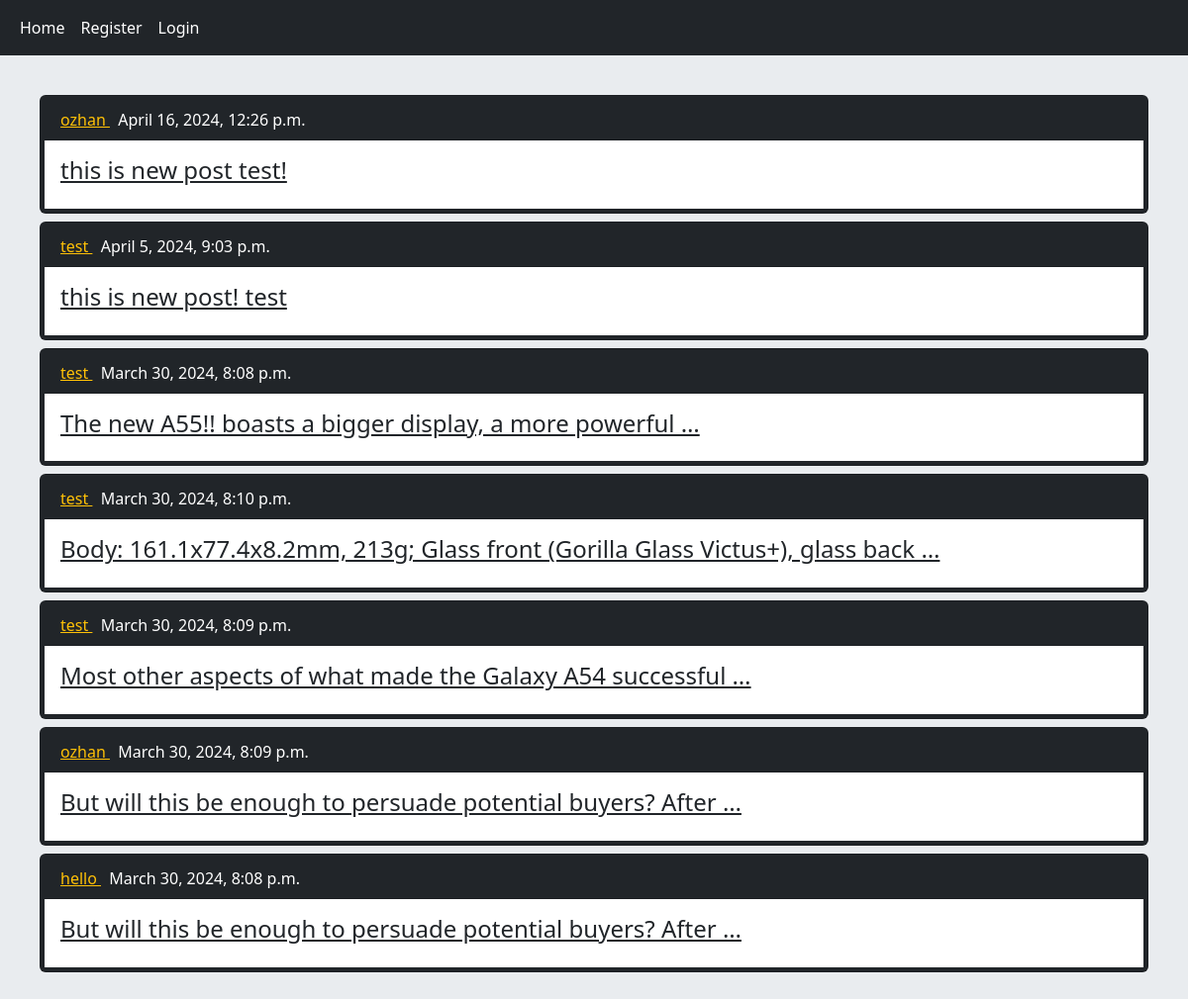
The app's page /, older data.
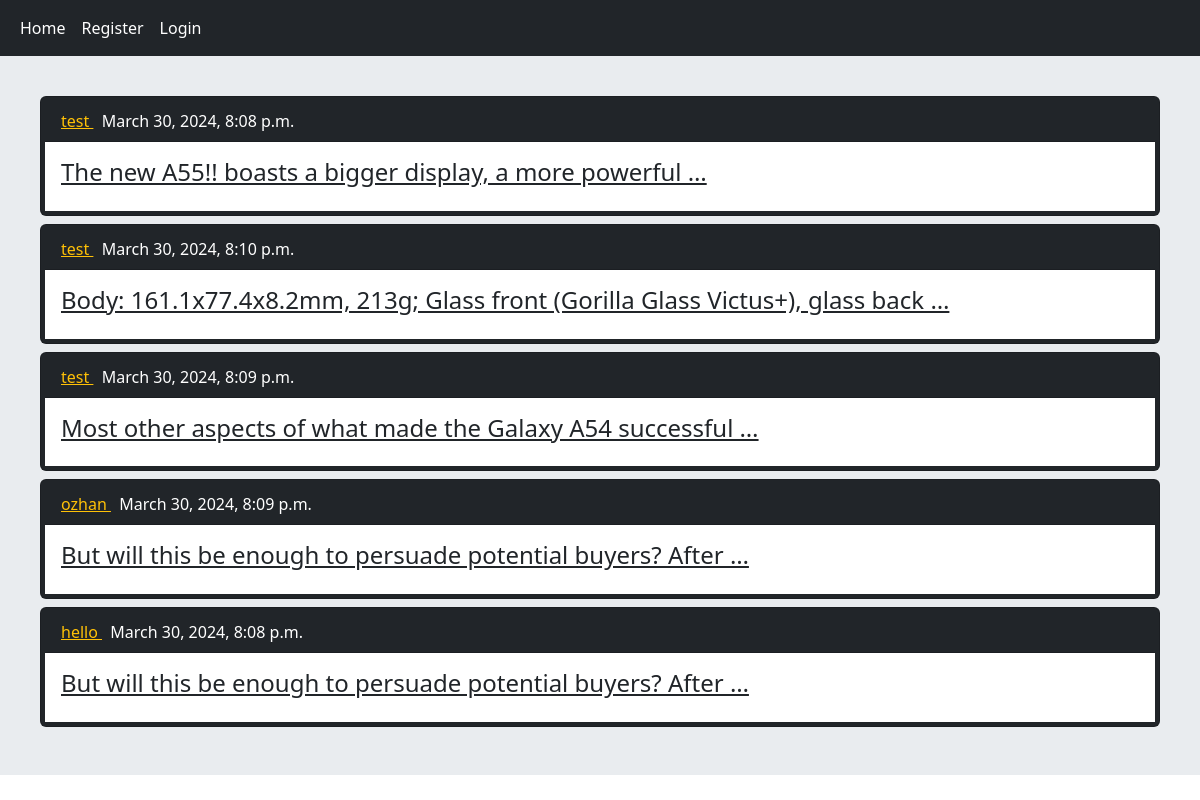
The same page, newer data.
### home/models.py (models this page shows, shortened)
class Post(models.Model):
    user = models.ForeignKey(User,on_delete=models.CASCADE,related_name='posts')
    body = models.TextField()
    slug = models.SlugField()
    created = models.DateTimeField(auto_now_add=True)
    updated = models.DateTimeField(auto_now=True)
    class Meta():
        ordering = ['-updated']
    def get_absolute_url(self):
        return reverse('home:post_detail',args=(self.id,self.slug))

### home/views.py (the view)
# urls.py: path('',views.HomeView.as_view(),name='home'),
class HomeView(View) :
    def get(self,request):
        post = Post.objects.all()
        return render(request,'home/index.html',{'posts':post})

### home/templates/home/index.html
{% extends 'base.html' %}
{% block content %}
        {% for post in posts %}
            <div class="card bg-dark text-dark mb-2 p-1 " >
                <p class="card-header bg-dark text-white "> <a class="link-warning" href="{% url 'account:user_profile' post.user.id %}" > {{ post.user }} </a> &nbsp {{ post.created}} </p>
                <a href="{{ post.get_absolute_url }}" class="card-body bg-white text-dark " > <h4> {{ post.body|truncatewords:10 }} </h4>   </a>
            </div>
        {% endfor %}
{% endblock %}

### templates/base.html (shortened to what this page needs)
<!DOCTYPE html>
<html lang="en">
<head>
    <link href="https://cdn.jsdelivr.net/npm/bootstrap@5.3.3/dist/css/bootstrap.min.css" rel="stylesheet">
</head>
<body>
    {% include 'inc/navbar.html' %}
    <div class="jumbotron">
            {% block content %} {% endblock %}
    </div>
</body>
</html>

### templates/inc/navbar.html
<nav class="navbar navbar-expand-lg navbar-dark bg-dark">
  <div class="container-fluid">
      <div class="navbar-nav">
        <a class="nav-link active" href="{% url 'home:home' %}">Home</a>
          {% if request.user.is_authenticated %}
          <a class="nav-link active" href="{% url 'account:user_profile' request.user.id %}">Profile</a>
          <a class="nav-link active" href="{% url 'account:user_logout' %}">Logout</a>
          {% else %}
          <a class="nav-link active" href="{% url 'account:user_register' %}">Register</a>
          <a class="nav-link active" href="{% url 'account:user_login' %}">Login</a>
          {% endif %}
      </div>
    </div>
</nav>

### templates/base.html (style rules this page uses)
.jumbotron { padding: 40px; margin-button: 20px; background-color: #e9ecef; }

Row changes from the older to the newer data that the page shows:
removed Post: user "ozhan", created "April 16, 2024, 12:26 p.m.", body "this is new post test!"
removed Post: user "test", created "April 5, 2024, 9:03 p.m.", body "this is new post! test"
